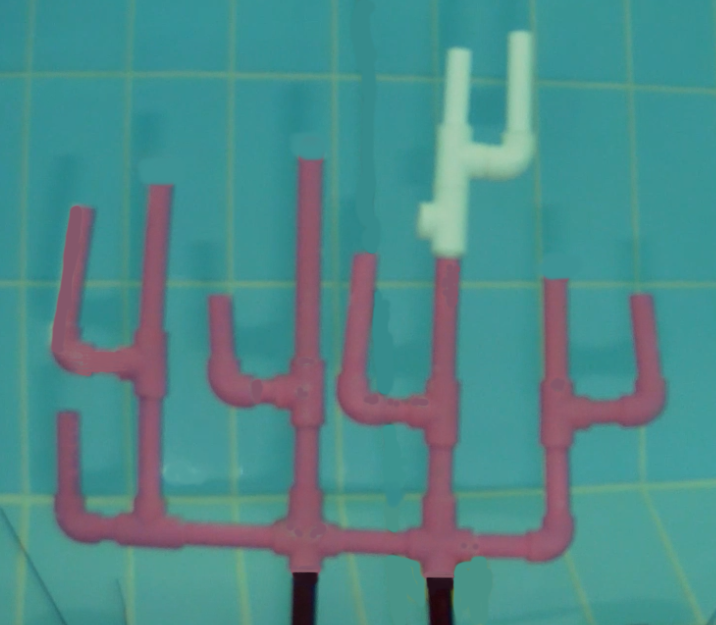
#> input picture deneme4/1.1f.png, 716 x 625 px
$ python sobel.py   (older library calls are emulated)
#> lines starting #> are read from the running program, lines starting #| are printed output that depends on the picture; after the words box and inside, x2 and y2 are one past the last pixel; in counts of white or black regions, pixels touching at a corner belong together
import cv2
import numpy as np
from matplotlib import pyplot as plt

img1 = cv2.imread("1.1f.png")
#> img1 is the input picture: shape (625, 716, 3); mean B, G, R 137.7, 137.7, 77.8
img2 = cv2.imread("1.1f.png")

img1zero = np.zeros((img1.shape[0],img1.shape[1],3), np.uint8)
img1k = np.zeros((img1.shape[0],img1.shape[1],3), np.uint8)
img1y = np.zeros((img1.shape[0],img1.shape[1],3), np.uint8)
img1m = np.zeros((img1.shape[0],img1.shape[1],3), np.uint8)
img2zero = np.zeros((img2.shape[0],img2.shape[1],3), np.uint8)

kernel = np.ones((2,2),np.uint8)

# [26 lines left out: functions bitwise_alma, mask_alma_beyaz, not called in this run]

def mask_alma_sari(img):
    lower_sari = np.array([20, 0, 0])
    upper_sari = np.array([50, 255, 255])

    hsvSari = cv2.cvtColor(img, cv2.COLOR_BGR2HSV)
    maskSari = cv2.inRange(hsvSari, lower_sari, upper_sari)
    return maskSari

def mask_alma_kirmizi_yesil(img):
    lower_renk = np.array([0, 255, 255])
    upper_renk = np.array([70, 255, 255])

    hsvKS = cv2.cvtColor(img, cv2.COLOR_BGR2HSV)
    maskKS = cv2.inRange(hsvKS, lower_renk, upper_renk)
    return maskKS

def mask_alma_pembe(img):
    lower_pembe = np.array([148, 0, 100])
    upper_pembe = np.array([179, 255, 255])

    hsv1 = cv2.cvtColor(img, cv2.COLOR_BGR2HSV)
#> hsv1: shape (625, 716, 3); mean H, S, V 100.6, 130.2, 145.6
    mask1 = cv2.inRange(hsv1, lower_pembe, upper_pembe)
#> mask1: shape (625, 716); 14.1% white; 1 white region, box (x1, y1, x2, y2) and area: (51, 158, 664, 578) 63122
    return mask1

# [72 lines left out: function nokta_bulma, not called in this run]

pe1 = mask_alma_pembe(img1)
pe2 = mask_alma_pembe(img2)


dilation1 = cv2.dilate(pe1,kernel, iterations = 5)
#> dilation1: shape (625, 716); 17.4% white; 1 white region, box (x1, y1, x2, y2) and area: (51, 158, 669, 583) 78020
dilation2 = cv2.dilate(pe2,kernel, iterations = 5)

erode1 = cv2.erode(pe1,kernel,iterations = 3)
#> erode1: shape (625, 716); 12.1% white; 1 white region, box (x1, y1, x2, y2) and area: (54, 163, 663, 577) 54193
erode2 = cv2.erode(pe2,kernel,iterations = 3)


points =[]

sobelSol = cv2.Sobel(erode1,cv2.CV_8U,1,0,ksize=1)
#> sobelSol: shape (625, 716); 0.86% white in thin lines or dots, all inside (x1, y1, x2, y2) = (53, 163, 643, 577)
#cv2.imshow("x8u 1",sobelSol)

sobelx = cv2.Sobel(erode1,cv2.CV_64F,1,0,ksize=1)
abs_sobelx = np.absolute(sobelx)
#> abs_sobelx: shape (625, 716) float64; 1.7% white in thin lines or dots, all inside (x1, y1, x2, y2) = (53, 163, 664, 577)
sobelX = np.uint8(abs_sobelx)

sobelSag = sobelX-sobelSol
#> sobelSag: shape (625, 716); 0.86% white in thin lines or dots, all inside (x1, y1, x2, y2) = (72, 163, 664, 577)
#cv2.imshow("sag",sobelSag)

contours, hierarchy = cv2.findContours(sobelSol, cv2.RETR_EXTERNAL, cv2.CHAIN_APPROX_SIMPLE)
#> contours = 81 contours, 69 with area under 20; largest, box (x1, y1, x2, y2) and area: (538, 283, 551, 535) 249, (289, 163, 304, 378) 213, (339, 258, 361, 422) 159, (132, 189, 155, 350) 159, (53, 209, 78, 366) 154

hull = []

liste = []
for i in range(len(contours)):
    a = 0
    area =cv2.contourArea(contours[i])
    #print(area)
    if area > 50:
        #print("Eklendi")
        liste.insert(a,cv2.boundingRect(contours[i]))
        (x,y,w,h) = cv2.boundingRect(contours[i])
        cv2.rectangle(img1zero,(x+3,y),(x+w+3,y+h),(0,0,255),-1)
        cv2.circle(img1k, (x+3, y), 25, (0, 0, 255), -1, -1)
        hull.append(cv2.convexHull(contours[i], False))
        a = a+1
#> this loop made 81 passes
#> (a, area, x, y, w, h) on passes 42, 50, 51, 64, 73, 74, 75, 76: (1, 101, 421, 428, 13, 103), (1, 116, 58, 417, 25, 123), (1, 110, 286, 409, 15, 114), (1, 135, 132, 379, 13, 137), (1, 103, 211, 299, 26, 108), (1, 97, 633, 298, 10, 101), (1, 249, 538, 283, 13, 252), (1, 136, 425, 261, 18, 137)
#> after the loop, hull = 12 contours; largest, box (x1, y1, x2, y2) and area: (339, 258, 361, 422) 2214, (538, 283, 551, 535) 1712, (58, 417, 83, 540) 1490, (53, 209, 78, 366) 1380, (132, 379, 145, 516) 1356; liste = [(289, 163, 15, 215), (132, 189, 23, 161), (53, 209, 25, 157), (339, 258, 22, 164), (425, 261, 18, 137), (538, 283, 13, 252), (633, 298, 10, 101), (211, 299, 26, 108), (132, 379, 13, 137), (286, 409, 15, 114), (58, 417, 25, 123), (421, 428, 13, 103)]


# [4 lines of commented-out code are left out]

contours, hierarchy = cv2.findContours(sobelSag, cv2.RETR_EXTERNAL, cv2.CHAIN_APPROX_SIMPLE)
#> contours = 75 contours, 65 with area under 20; largest, box (x1, y1, x2, y2) and area: (315, 164, 324, 526) 361, (156, 189, 170, 520) 329, (449, 262, 460, 533) 269, (363, 257, 376, 397) 137, (74, 211, 91, 347) 133

hull = []

liste = []
for i in range(len(contours)):
    a = 0
    area =cv2.contourArea(contours[i])
    #print(area)
    if area > 30:
        #print("Eklendi")
        liste.insert(a,cv2.boundingRect(contours[i]))
        (x,y,w,h) = cv2.boundingRect(contours[i])
        cv2.rectangle(img1zero,(x-3,y),(x+w-3,y+h),(0,255,0),-1)
        cv2.circle(img1y, (x-3, y), 25, (0, 255, 0), -1, -1)
        hull.append(cv2.convexHull(contours[i], False))
        a = a+1
#> this loop made 75 passes
#> (a, area, x, y, w, h) on passes 39, 46, 64, 65, 67, 68, 70, 71: (1, 123, 548, 429, 29, 131), (1, 97, 72, 417, 17, 100), (1, 122, 642, 299, 22, 125), (1, 77, 226, 299, 17, 79), (1, 115, 564, 283, 13, 117), (1, 269, 449, 262, 11, 271), (1, 137, 363, 257, 13, 140), (1, 133, 74, 211, 17, 136)
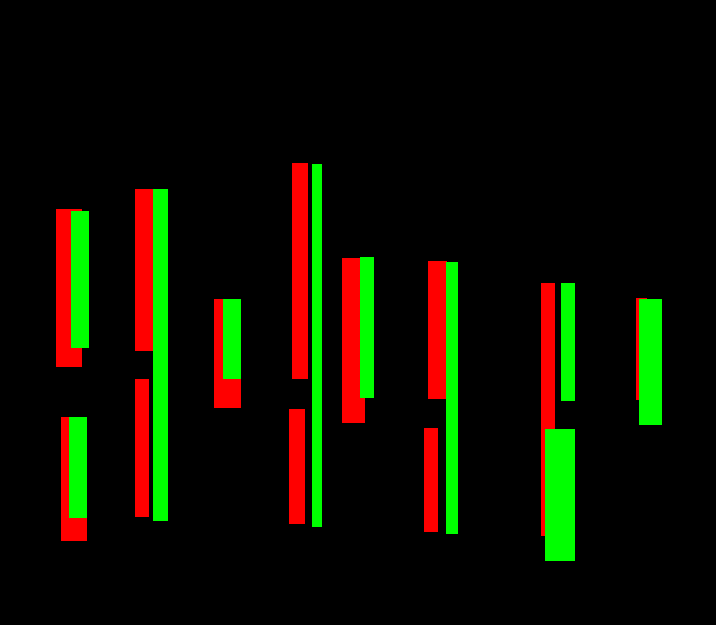
#> img1zero: shape (625, 716, 3); mean of channels 0, 1, 2 0, 16, 14.5; drawn as B, G, R
#> after the loop, hull = 10 contours; largest, box (x1, y1, x2, y2) and area: (156, 189, 170, 520) 2954, (315, 164, 324, 526) 1888, (449, 262, 460, 533) 1874, (548, 429, 577, 560) 1772, (642, 299, 664, 424) 1624; liste = [(315, 164, 9, 362), (156, 189, 14, 331), (74, 211, 17, 136), (363, 257, 13, 140), (449, 262, 11, 271), (564, 283, 13, 117), (226, 299, 17, 79), (642, 299, 22, 125), (72, 417, 17, 100), (548, 429, 29, 131)]


# [4 lines of commented-out code are left out]

sobelUst = cv2.Sobel(erode1,cv2.CV_8U,0,1,ksize=1)
#> sobelUst: shape (625, 716); 0.44% white in thin lines or dots, all inside (x1, y1, x2, y2) = (54, 162, 663, 576)
#cv2.imshow("Ust",sobelUst)

sobely = cv2.Sobel(erode1,cv2.CV_64F,0,1,ksize=1)
abs_sobely = np.absolute(sobely)
#> abs_sobely: shape (625, 716) float64; 0.89% white in thin lines or dots, all inside (x1, y1, x2, y2) = (54, 162, 663, 578)
sobelY = np.uint8(abs_sobely)

sobelAlt = sobelY - sobelUst
#> sobelAlt: shape (625, 716); 0.44% white in thin lines or dots, all inside (x1, y1, x2, y2) = (54, 185, 663, 578)
#cv2.imshow("Alt",sobelAlt)

contours, hierarchy = cv2.findContours(sobelUst, cv2.RETR_EXTERNAL, cv2.CHAIN_APPROX_SIMPLE)
#> contours = 186 contours, 178 with area under 20; largest, box (x1, y1, x2, y2) and area: (164, 515, 291, 530) 125, (322, 524, 425, 537) 102, (455, 528, 546, 540) 89, (571, 394, 638, 406) 65, (368, 393, 429, 404) 59, (77, 340, 137, 356) 58, (238, 373, 294, 384) 54, (83, 511, 136, 522) 50

hull = []

liste = []
for i in range(len(contours)):
    a = 0
    area =cv2.contourArea(contours[i])
    #print(area)
    if area > 40:
        #print("Eklendi")
        liste.insert(a,cv2.boundingRect(contours[i]))
        (x,y,w,h) = cv2.boundingRect(contours[i])
        cv2.rectangle(img1zero,(x,y),(x+w,y+h),(255,0,0),-1)
        cv2.circle(img1m, (x, y), 5, (255, 0, 0), -1, -1)
        hull.append(cv2.convexHull(contours[i], False))
        a = a+1
#> this loop made 186 passes
#> (a, area, x, y, w, h) on passes 2, 7, 12, 15, 53, 55, 74, 105: (1, 89, 455, 528, 91, 12), (1, 102, 322, 524, 103, 13), (1, 125, 164, 515, 127, 15), (1, 50, 83, 511, 53, 11), (1, 65, 571, 394, 67, 12), (1, 59, 368, 393, 61, 11), (1, 54, 238, 373, 56, 11), (1, 58, 77, 340, 60, 16)
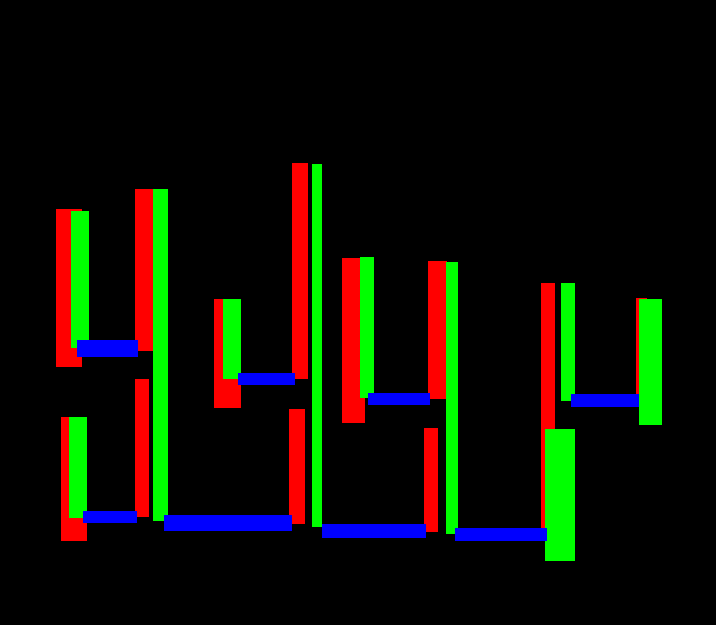
#> img1zero: shape (625, 716, 3); 1.94% of pixels changed, all inside (x1, y1, x2, y2) = (77, 340, 639, 541); drawn as B, G, R
#> after the loop, hull = 8 contours; box (x1, y1, x2, y2) and area: (164, 515, 291, 530) 1304, (455, 528, 546, 540) 790, (322, 524, 425, 537) 765, (77, 340, 137, 356) 502, (571, 394, 638, 406) 499, (368, 393, 429, 404) 424, (238, 373, 294, 384) 404, (83, 511, 136, 522) 382; liste = [(77, 340, 60, 16), (238, 373, 56, 11), (368, 393, 61, 11), (571, 394, 67, 12), (83, 511, 53, 11), (164, 515, 127, 15), (322, 524, 103, 13), (455, 528, 91, 12)]


# [4 lines of commented-out code are left out]

contours, hierarchy = cv2.findContours(sobelAlt, cv2.RETR_EXTERNAL, cv2.CHAIN_APPROX_SIMPLE)
#> contours = 132 contours, 123 with area under 20; largest, box (x1, y1, x2, y2) and area: (63, 523, 292, 559) 225, (454, 547, 566, 568) 110, (320, 551, 425, 565) 103, (572, 405, 661, 433) 86, (342, 406, 428, 433) 83

hull = []
listeAlt = []
listeAltAlan = []

sonArea = 10000

for i in range(len(contours)):
    area =cv2.contourArea(contours[i])
    if area > 10:
        listeAlt.append(cv2.boundingRect(contours[i]))
        listeAltAlan.append(cv2.contourArea(contours[i]))
        (x,y,w,h) = cv2.boundingRect(contours[i])
        cv2.rectangle(img1zero,(x,y),(x+w,y+h),(255,255,0),1)
        cv2.circle(img1m, (x, y), 5, (255, 255, 0), -1, -1)
        hull.append(cv2.convexHull(contours[i], False))
#> this loop made 132 passes
#> (area, x, y, w, h) on passes 1, 3, 6, 7, 11, 44, 45, 54: (26.5, 426, 575, 28, 3), (25, 293, 569, 27, 4), (103, 320, 551, 105, 14), (110, 454, 547, 112, 21), (225, 63, 523, 229, 36), (83, 342, 406, 86, 27), (86, 572, 405, 89, 28), (76, 215, 387, 79, 25)
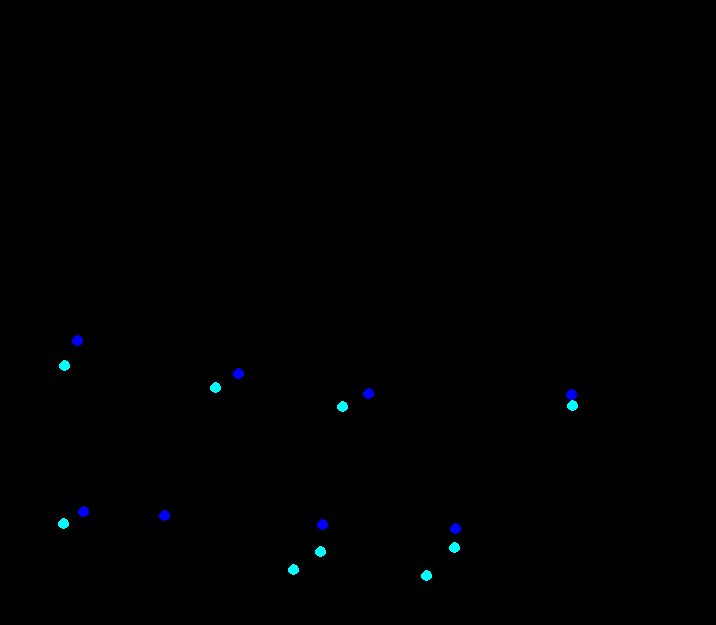
#> img1m: shape (625, 716, 3); mean of channels 0, 1, 2 0.9, 0.5, 0; drawn as B, G, R
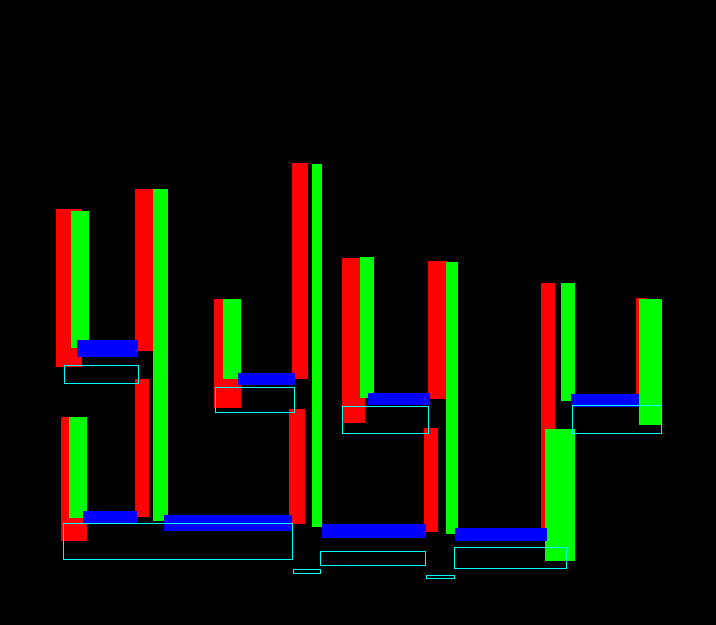
#> img1zero: shape (625, 716, 3); 0.45% of pixels changed, all inside (x1, y1, x2, y2) = (63, 365, 662, 579); drawn as B, G, R
#> after the loop, hull = 9 contours; largest, box (x1, y1, x2, y2) and area: (63, 523, 292, 559) 2620, (454, 547, 566, 568) 1155, (320, 551, 425, 565) 1009, (572, 405, 661, 433) 851, (342, 406, 428, 433) 724; listeAlt = [(426, 575, 28, 3), (293, 569, 27, 4), (320, 551, 105, 14), (454, 547, 112, 21), (63, 523, 229, 36), (342, 406, 86, 27), (572, 405, 89, 28), (215, 387, 79, 25), (64, 365, 74, 18)]; listeAltAlan = [26.5, 25, 103, 110, 225, 83, 86, 76, 72]

sortedListeAltAlan = sorted(listeAltAlan)
#> sortedListeAltAlan = [25, 26.5, 72, 76, 83, 86, 103, 110, 225]
if sortedListeAltAlan[0] == sortedListeAltAlan[1]:
    g = (i for i, n in enumerate(listeAltAlan) if n == sortedListeAltAlan[0])
    kucuk1index = next(g)
    kucuk2index = next(g)
else :
    kucuk1index = listeAltAlan.index(sortedListeAltAlan[0])
#> kucuk1index = 1
    kucuk2index = listeAltAlan.index(sortedListeAltAlan[1])
#> kucuk2index = 0


print(sortedListeAltAlan)
#| [25.0, 26.5, 72.0, 76.0, 83.0, 86.0, 103.0, 110.0, 225.0]
print(listeAltAlan)
#| [26.5, 25.0, 103.0, 110.0, 225.0, 83.0, 86.0, 76.0, 72.0]
print(kucuk1index)
#| 1
print(kucuk2index)
#| 0

(x1,y1,w1,h1) = listeAlt[kucuk1index]
#> x1 = 293; y1 = 569; w1 = 27; h1 = 4
cv2.circle(img1, (int(x1+(w1)/2), int(y1+(h1)/2)), 3, (255, 0, 255), -1, -1)
(x2,y2,w2,h2) = listeAlt[kucuk2index]
#> x2 = 426; y2 = 575; w2 = 28; h2 = 3
cv2.circle(img1, (int(x2+(w2)/2), int(y2+(h2)/2)), 3, (255, 0, 255), -1, -1)
#> img1: shape (625, 716, 3); mean B, G, R 137.8, 137.7, 77.8

if x1 > x2:
    points.append((int(x2+(w2)/2), int(y2+(h2)/2)))
    points.append((int(x1+(w1)/2), int(y1+(h1)/2)))
else:
    points.append((int(x1+(w1)/2), int(y1+(h1)/2)))
    points.append((int(x2+(w2)/2), int(y2+(h2)/2)))

# [4 lines of commented-out code are left out]

cv2.imshow("Mavi",img1m)
cv2.imshow("Yeşil",img1y)
cv2.imshow("Kırmızı",img1k)

img1ky = img1k + img1y
cv2.imshow("img1ky",img1ky)
sariMask = mask_alma_sari(img1ky)
cv2.imshow("Sari",sariMask)

contours, hierarchy = cv2.findContours(sariMask, cv2.RETR_EXTERNAL, cv2.CHAIN_APPROX_SIMPLE)
#> contours = 9 contours; largest, box (x1, y1, x2, y2) and area: (614, 274, 662, 324) 1810, (44, 392, 87, 443) 1568, (198, 275, 240, 324) 1518, (46, 186, 82, 235) 1222, (128, 166, 161, 213) 1088

for i in range(len(contours)):
    (x, y, w, h) = cv2.boundingRect(contours[i])
    cv2.circle(img1, (int(x+(w/2)), int(y+(h/2))), 5, (255, 0, 0), 1, -1)
    cv2.circle(img1ky, (int(x + (w / 2)), int(y + (h / 2))), 50, (0, 0, 0), -1, -1)
#> this loop made 9 passes
#> (x, y, w, h) on passes 1 to 8: (44, 392, 43, 51), (198, 275, 42, 49), (614, 274, 48, 50), (536, 260, 31, 47), (421, 238, 33, 48), (335, 234, 33, 48), (46, 186, 36, 49), (128, 166, 33, 47)
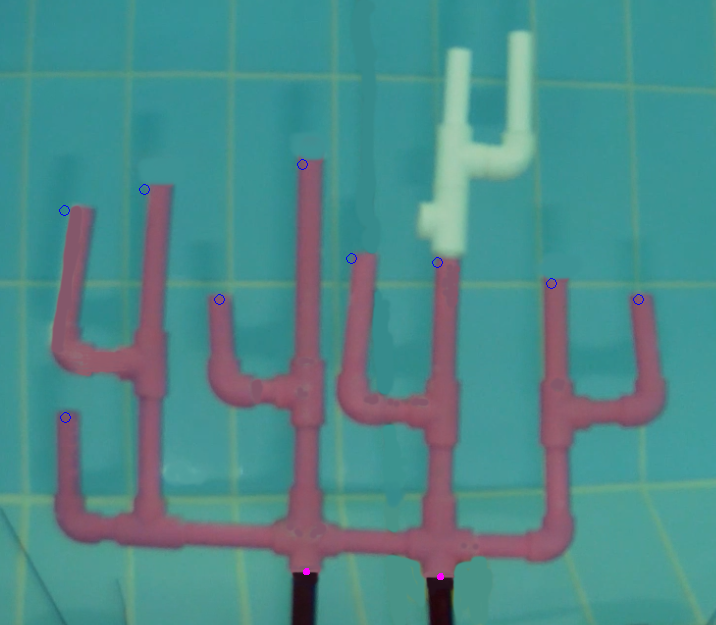
#> img1: shape (625, 716, 3); mean B, G, R 137.8, 137.7, 77.8
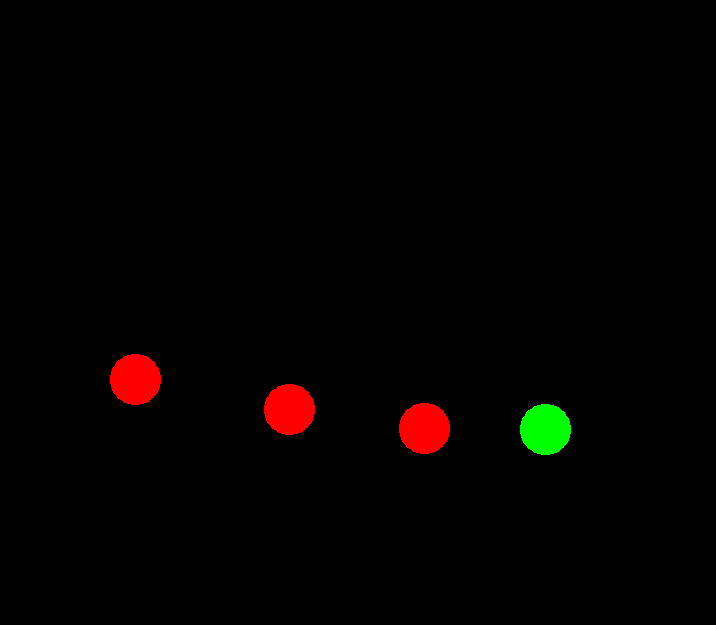
#> img1ky: shape (625, 716, 3); mean of channels 0, 1, 2 0, 1.2, 3.5; drawn as B, G, R
cv2.imshow("son",img1ky)

imgKS = mask_alma_kirmizi_yesil(img1ky)
#> in mask_alma_kirmizi_yesil, `maskKS = cv2.inRange(hsvKS, lower_renk, upper_renk)`:
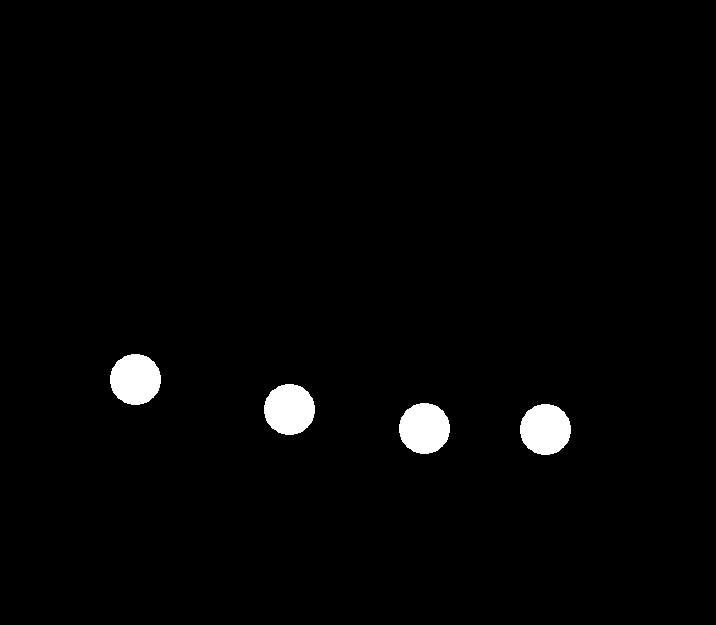
#> maskKS: shape (625, 716); 1.8% white; 4 white regions, box (x1, y1, x2, y2) and area: (110, 354, 161, 405) 2041, (264, 384, 315, 435) 2041, (399, 403, 450, 454) 2041, (520, 404, 571, 455) 2041
contours, hierarchy = cv2.findContours(imgKS, cv2.RETR_EXTERNAL, cv2.CHAIN_APPROX_SIMPLE)

for i in range(len(contours)):
    (x, y, w, h) = cv2.boundingRect(contours[i])
    points.append((int(x+(w/2)), int(y+(h/2))))
    cv2.circle(img1, (int(x+(w/2)), int(y+(h/2))), 5, (0, 0, 255), 1, -1)
#> this loop made 4 passes
#> img1: shape (625, 716, 3); 0.02% of pixels changed, all inside (x1, y1, x2, y2) = (130, 374, 551, 435)

print(points)
#| [(306, 571), (440, 576), (545, 429), (424, 428), (289, 409), (135, 379)]

#cv2.imshow("sobel X",sobelX)
cv2.imshow("img1zero",img1zero)
#cv2.imshow("Erode 2",erode2)

cv2.imshow("IMG 1",img1)
#cv2.imshow("IMG 2",img2)

cv2.waitKey(0)
cv2.destroyAllWindows()
